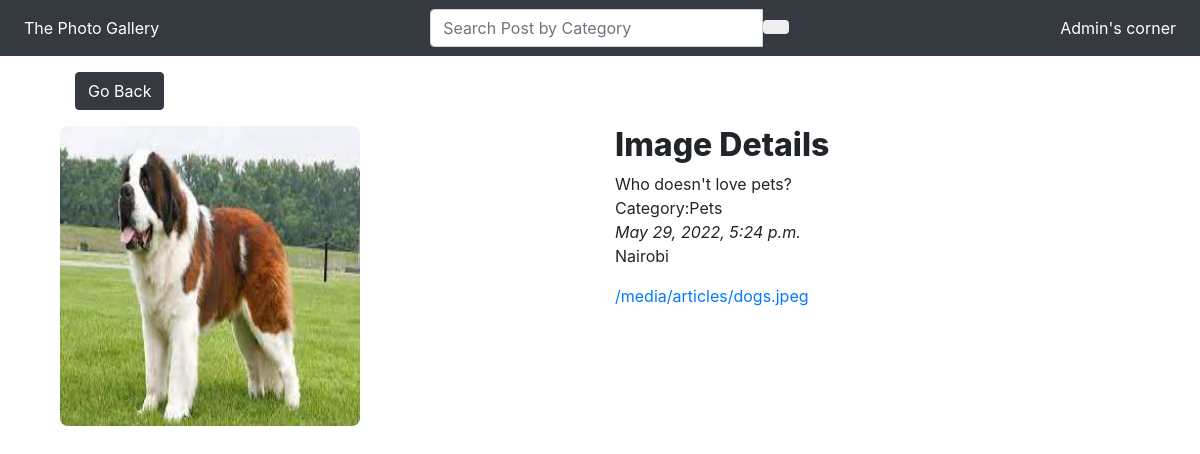
Page /image/1 on the committed database.
### pictures/models.py (models this page shows, shortened)
class Post(models.Model):
    image = models.ImageField(upload_to = 'articles/',default='IMAGE')
    imagename =  models.CharField(max_length =30)
    description = models.TextField()
    author = models.ForeignKey(User, on_delete=models.CASCADE)
    created = models.DateTimeField(auto_now_add=True)
    modified = models.DateTimeField(auto_now=True)
    category = models.ForeignKey(Category, on_delete=models.CASCADE)
    location = models.ForeignKey(Location, on_delete=models.CASCADE,default='LOCATION')

class Category(models.Model):
    category = models.CharField(max_length =30, null='False', blank='False')
    author = models.ForeignKey(User, on_delete=models.CASCADE)
    created = models.DateTimeField(auto_now_add=True)
    modified = models.DateTimeField(auto_now=True)
    def __str__(self):
        return self.category

class Location(models.Model):
    country =  models.CharField(max_length =10)
    city =  models.CharField(max_length =10)
    def __str__(self):
        return self.city

### pictures/views.py (the view)
# urls.py: path('image/<str:pk>', views.viewPhoto, name='image'),
def viewPhoto(request, pk):
    post = Post.objects.get(id=pk)
    return render(request, 'pictures/image.html', {'post':post})

### pictures/templates/pictures/image.html
{%extends 'pictures/base.html'%}
 {% block content %}
 <div class="container">
  <div class="col">
    <a class="btn btn-dark my-3" href="/">Go Back</a>
</div>
<div class="view">
    <div class="row">
        <div class="col-md-6">
            <img class="image-thumbnail" src="{{post.image.url}}" alt="Card image cap" width="400px" height="400px" style="border-radius: 8px; justify-items: center;">
        </div>
        <div class="col-md-6">
            <h2>Image Details</h2>
            <p >{{post.description}}<br>Category:{{post.category}}<br><em>{{post.created}}</em><br/>{{post.location}}</em></p>
            <a href="{{post.image.url}}">{{post.image.url}}</a>
        </div>
    </div>
</div>
 </div>
 {% endblock %}

### static/css/index.css (style rules this page uses)
img { max-width: 300px; max-height: 300px; }
h2 { font-weight: 800; }

### rows in the picture
Post: image (picture), description "Who doesn't love pets?", category "Pets", created "May 29, 2022, 5:24 p.m.", location "Nairobi", image "/media/articles/dogs.jpeg"
